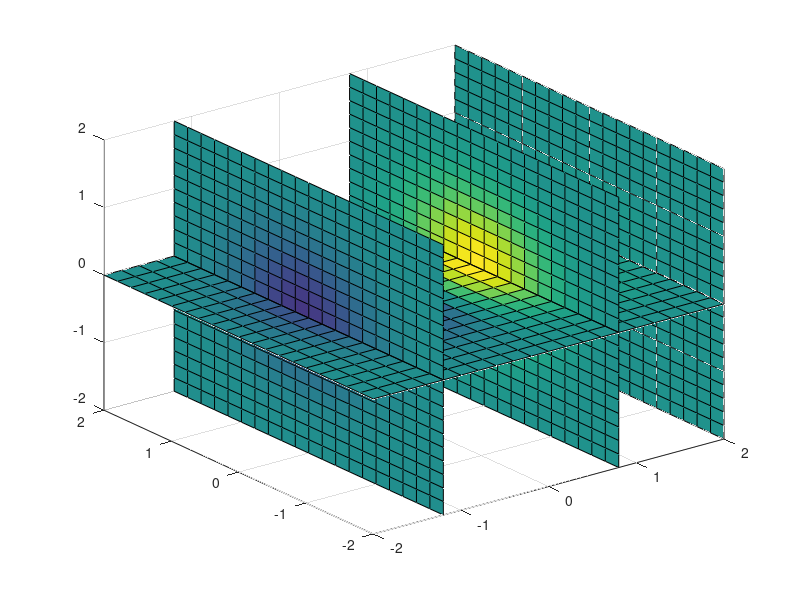

Write MATLAB code to recreate this figure.
[X,Y,Z] = meshgrid(-2:.2:2);%,-2:.3:2,-2:.4:2);
V = X.*exp(-X.^2-Y.^2-Z.^2);
xslice = [-1.2,0.8,2];   
yslice = [];
zslice = 0;
slice(X,Y,Z,V,xslice,yslice,zslice)
%xlabel('$x$'), ylabel('$y$'), zlabel('$z$')
